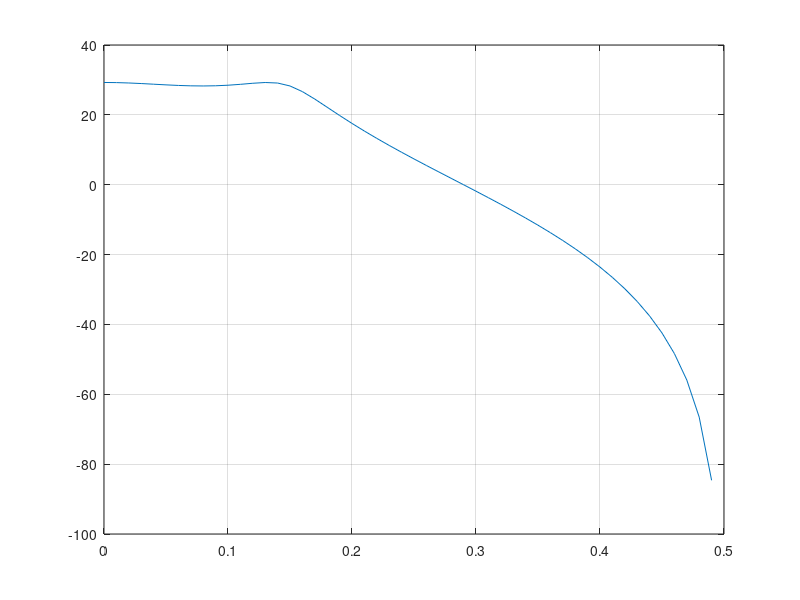

Write the MATLAB code that produced this figure.
clear
clc
Hzcoef(1,:,1) = [1,2,1];
Hzcoef(2,:,1) = [1,-0.9827,0.66648];
Hzcoef(1,:,2) = [1,1,0];
Hzcoef(2,:,2) = [1, -0.59771,0];

% Hz | z = e^(j*w*T) = e^(j*2*pi*f*T) = e^(j*2*pi*(f/fs))
fdivfs = 0:0.01:0.5;
z = exp(1j*2*pi*(fdivfs));

Hzint = ones(length(Hzcoef(1,1,:)), length(z));
for n = 1:length(Hzcoef(1,1,:))
Hznum = Hzcoef(1,1,n) + Hzcoef(1,2,n).*(z.^-1) +Hzcoef(1,3,n).*(z.^-2);
Hzden = Hzcoef(2,1,n) + Hzcoef(2,2,n).*(z.^-1) +Hzcoef(2,3,n).*(z.^-2);
Hzint(n,:) = Hznum./Hzden;
end

Hz = ones(1,length(Hzint(1,:)));
for n = 1:length(Hzint(1,:))
    for i = 1:length(Hzint(:,1))
        Hz(n) = Hz(n)*(Hzint(i,n));
    end
end
close all
clf

plot(fdivfs,20*log10(abs(Hz)));grid